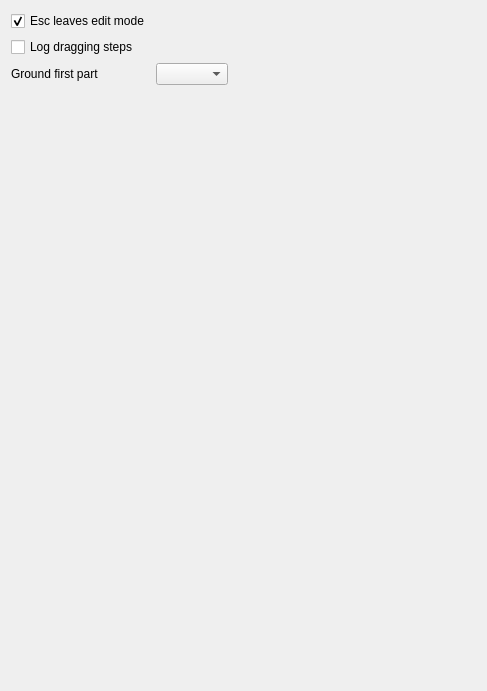
<?xml version="1.0" encoding="UTF-8"?>
<ui version="4.0">
 <class>AssemblyGui::DlgSettingsAssembly</class>
 <widget class="QWidget" name="AssemblyGui::DlgSettingsAssembly">
  <property name="geometry">
   <rect>
    <x>0</x>
    <y>0</y>
    <width>487</width>
    <height>691</height>
   </rect>
  </property>
  <property name="windowTitle">
   <string>General</string>
  </property>
  <layout class="QGridLayout" name="verticalLayout_1">
   <item row="0" column="0">
    <widget class="Gui::PreauracadheckBox" name="checkBoxEnableEscape">
     <property name="toolTip">
      <string>Allows leaving edit mode when pressing the Esc key</string>
     </property>
     <property name="text">
      <string>Esc leaves edit mode</string>
     </property>
     <property name="checked">
      <bool>true</bool>
     </property>
     <property name="prefEntry" stdset="0">
      <cstring>LeaveEditWithEscape</cstring>
     </property>
     <property name="prefPath" stdset="0">
      <cstring>Mod/Assembly</cstring>
     </property>
    </widget>
   </item>
   <item row="1" column="0">
    <widget class="Gui::PreauracadheckBox" name="checkBoxSolverDebug">
     <property name="toolTip">
      <string>Log the dragging steps of the solver. Useful to report a bug.
The files are named "runPreDrag.asmt" and "dragging.log" and are located in the default directory of std::ofstream (on Windows it's the desktop)</string>
     </property>
     <property name="text">
      <string>Log dragging steps</string>
     </property>
     <property name="checked">
      <bool>false</bool>
     </property>
     <property name="prefEntry" stdset="0">
      <cstring>LogSolverDebug</cstring>
     </property>
     <property name="prefPath" stdset="0">
      <cstring>Mod/Assembly</cstring>
     </property>
    </widget>
   </item>
   <item row="2" column="0">
    <widget class="QLabel" name="groundFirstPartLabel">
     <property name="text">
      <string>Ground first part</string>
     </property>
    </widget>
   </item>
   <item row="2" column="1">
    <widget class="QComboBox" name="groundFirstPart">
     <property name="toolTip">
      <string>When inserting the first part in the assembly, it can be grounded automatically</string>
     </property>
     <property name="currentIndex">
      <number>0</number>
     </property>
    </widget>
   </item>
   <item row="2" column="2">
    <spacer name="horSpacer">
     <property name="orientation">
      <enum>Qt::Horizontal</enum>
     </property>
     <property name="sizeHint" stdset="0">
      <size>
       <width>20</width>
       <height>20</height>
      </size>
     </property>
    </spacer>
   </item>
   <item row="3" column="0">
    <spacer name="verticalSpacer">
     <property name="orientation">
      <enum>Qt::Vertical</enum>
     </property>
     <property name="sizeHint" stdset="0">
      <size>
       <width>20</width>
       <height>217</height>
      </size>
     </property>
    </spacer>
   </item>
  </layout>
 </widget>
 <customwidgets>
  <customwidget>
   <class>Gui::PreauracadheckBox</class>
   <extends>QCheckBox</extends>
   <header>Gui/PrefWidgets.h</header>
  </customwidget>
 </customwidgets>
 <resources/>
 <connections/>
</ui>
